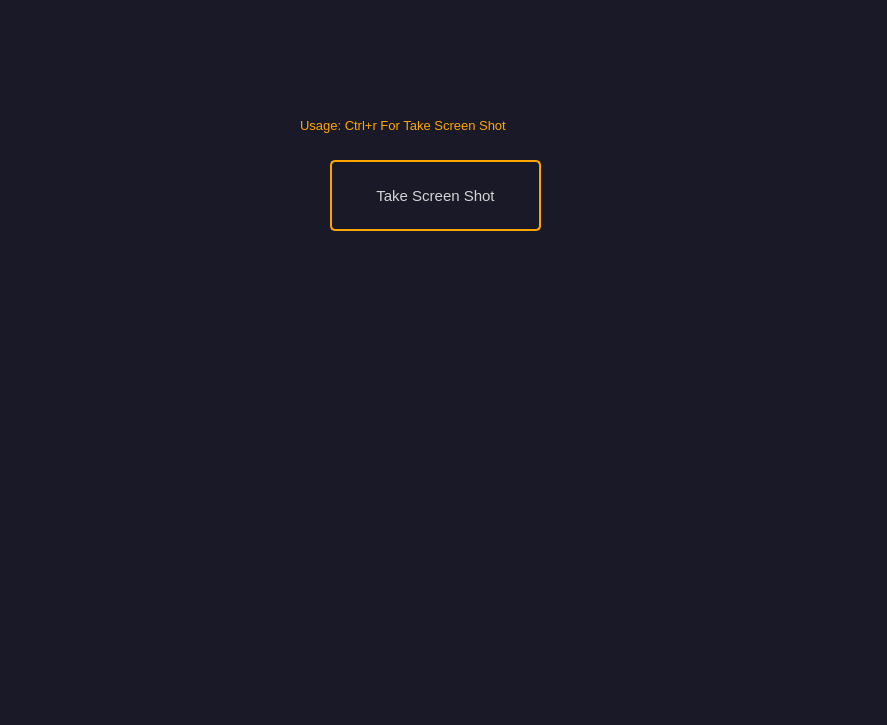
<?xml version="1.0" encoding="UTF-8"?>
<!-- Black-Screen v1.0 -->
<ui version="4.0">
 <class>Black-Screen</class>
 <widget class="QMainWindow" name="Black-Screen">
  <property name="geometry">
   <rect>
    <x>0</x>
    <y>0</y>
    <width>887</width>
    <height>725</height>
   </rect>
  </property>
  <property name="windowTitle">
   <string>Black Screen</string>
  </property>
  <property name="styleSheet">
   <string notr="true">.QWidget{background-color: rgb(25,25, 40);}</string>
  </property>
  <widget class="QWidget" name="widget" native="true">
   <property name="geometry">
    <rect>
     <x>0</x>
     <y>0</y>
     <width>891</width>
     <height>731</height>
    </rect>
   </property>
   <widget class="QLabel" name="label">
    <property name="geometry">
     <rect>
      <x>300</x>
      <y>90</y>
      <width>271</width>
      <height>71</height>
     </rect>
    </property>
    <property name="font">
     <font>
      <pointsize>10</pointsize>
     </font>
    </property>
    <property name="styleSheet">
     <string notr="true">QLabel {
		color: orange;
}</string>
    </property>
    <property name="text">
     <string>Usage: Ctrl+r For Take Screen Shot</string>
    </property>
   </widget>
   <widget class="QPushButton" name="tks">
    <property name="geometry">
     <rect>
      <x>330</x>
      <y>160</y>
      <width>211</width>
      <height>71</height>
     </rect>
    </property>
    <property name="font">
     <font>
      <pointsize>11</pointsize>
     </font>
    </property>
    <property name="statusTip">
     <string>Take Screen Shot</string>
    </property>
    <property name="styleSheet">
     <string notr="true">/*Css Code For PushButton*/
QPushButton {
        color: #d3d3d3;
		background-color: rgb(25,25, 40);
        border: 2px solid orange;
        border-radius: 5px;
        padding:5px;
}
QPushButton:hover {
       color: #111111;
       background-color: orange;
       border-color: darkorange;
}</string>
    </property>
    <property name="text">
     <string>Take Screen Shot</string>
    </property>
   </widget>
  </widget>
 </widget>
 <resources/>
 <connections/>
</ui>
<!-- Black Screen v1.0 -->
